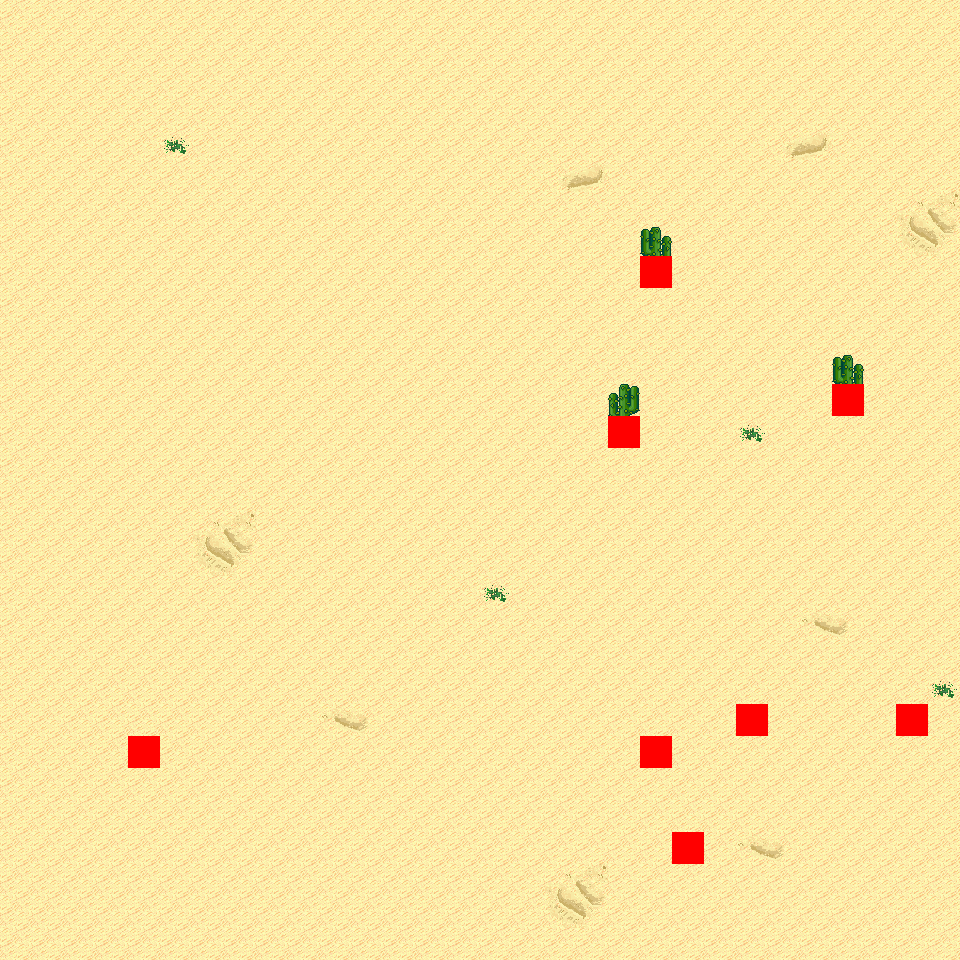

Below is a game level as drawn by its tile map, then a one-line description and the .tmx that defines it (tile-layer data replaced by summaries):
An orthogonal 30x30 tile map with 32x32 px tiles, 6 tile layers (Ground, Object, Object2, Above, ...), 10 tilesets and 2 objects (2x mapExit).

<map version="1.0" orientation="orthogonal" renderorder="right-down" width="30" height="30" tilewidth="32" tileheight="32" nextobjectid="3">
  <tileset firstgid="1" name="tileset_logic_collision" tilewidth="32" tileheight="32" tilecount="1" columns="1">
    <image source="../drawable/tileset_logic_collision.png" width="32" height="32" />
  </tileset>
  <tileset firstgid="2" name="tileset_ground_ground" tilewidth="32" tileheight="32" tilecount="33" columns="3">
    <image source="../drawable/tileset_ground_ground.png" width="96" height="352" />
  </tileset>
  <tileset firstgid="35" name="tileset_ground_ridge_earth_pale" tilewidth="32" tileheight="32" tilecount="96" columns="12">
    <image source="../drawable/tileset_ground_ridge_earth_pale.png" width="384" height="256" />
  </tileset>
  <tileset firstgid="131" name="tileset_ground_ridge_earth_dark" tilewidth="32" tileheight="32" tilecount="96" columns="12">
    <image source="../drawable/tileset_ground_ridge_earth_dark.png" width="384" height="256" />
  </tileset>
  <tileset firstgid="227" name="tileset_terrain_desert" tilewidth="32" tileheight="32" tilecount="88" columns="8">
    <image source="../drawable/tileset_terrain_desert.png" width="256" height="352" />
  </tileset>
  <tileset firstgid="315" name="tileset_ground_ladder_horizontal_dark" tilewidth="32" tileheight="32" tilecount="3" columns="1">
    <image source="../drawable/tileset_ground_ladder_horizontal_dark.png" width="32" height="96" />
  </tileset>
  <tileset firstgid="318" name="tileset_plant_bush_various_small" tilewidth="32" tileheight="32" tilecount="9" columns="3">
    <image source="../drawable/tileset_plant_bush_various_small.png" width="96" height="96" />
  </tileset>
  <tileset firstgid="327" name="tileset_plant_cactus_2" tilewidth="32" tileheight="32" tilecount="10" columns="5">
    <image source="../drawable/tileset_plant_cactus_2.png" width="160" height="64" />
  </tileset>
  <tileset firstgid="337" name="tileset_plant_tree_evergreen" tilewidth="32" tileheight="32" tilecount="36" columns="3">
    <image source="../drawable/tileset_plant_tree_evergreen.png" width="96" height="384" />
  </tileset>
  <tileset firstgid="373" name="tileset_ground_sand_2" tilewidth="32" tileheight="32" tilecount="15" columns="5">
    <image source="../drawable/tileset_ground_sand_2.png" width="160" height="96" />
  </tileset>
  <layer name="Ground" width="30" height="30">
    <data>[900 cells, 900 non-empty, 12 distinct tile ids]</data>
  </layer>
  <layer name="Object" width="30" height="30">
    <data>[900 cells, 6 non-empty, 3 distinct tile ids]</data>
  </layer>
  <layer name="Object2" width="30" height="30">
    <data>[900 cells, 0 non-empty, 0 distinct tile ids]</data>
  </layer>
  <layer name="Above" width="30" height="30">
    <data>[900 cells, 3 non-empty, 2 distinct tile ids]</data>
  </layer>
  <layer name="Above2" width="30" height="30">
    <data>[900 cells, 0 non-empty, 0 distinct tile ids]</data>
  </layer>
  <layer name="Walkable" width="30" height="30">
    <data>[900 cells, 8 non-empty, 1 distinct tile ids]</data>
  </layer>
  <objectgroup name="MapEvents">
    <object id="1" name="south" type="mapExit" x="0" y="928" width="960" height="32">
      <properties>
        <property name="map" value="level_0_x25_y129" />
        <property name="x" value="0" />
        <property name="y" value="1" />
      </properties>
    </object>
    <object id="2" name="east" type="mapExit" x="928" y="0" width="32" height="960">
      <properties>
        <property name="map" value="level_0_x26_y128" />
        <property name="x" value="1" />
        <property name="y" value="0" />
      </properties>
    </object>
  </objectgroup>
</map>
